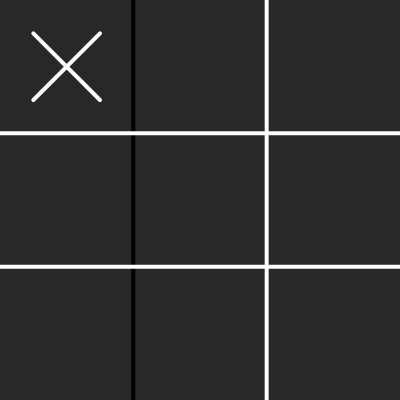
Frame 1 (no input)
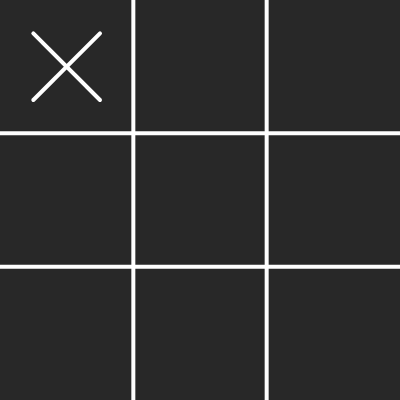
Frame 60 (no input)
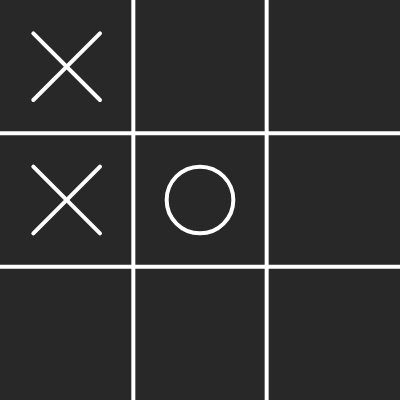
Frame 120 (the mouse pressed at the canvas centre since frame 60)

The p5.js sketch that drew these frames (run headless with seeded random() and noise() and a simulated clock; from frame 60 on, the mouse is pressed at the canvas centre):

// p5.js sketch
// ── sketch.js



  
  let w; 
  let h; 
  
  let ai = 'X';
  let human = 'O';
  let currentPlayer = human;
  let grid = [
    ['', '', ''],
    ['', '', ''],
    ['', '', '']
  ];
  function setup() {
    var cnv=createCanvas(400, 400);
    var x = (windowWidth - width) / 2;
    var y = (windowHeight - height) / 2;
    cnv.position(x, y);
    w = width / 3;
    h = height / 3;
    bestMove();
  }
  
  function equals3(a, b, c) {
    return a == b && b == c && a != '';
  }
  
  function checkWhoWins() {
    let winner = null;
  
    for (let i = 0; i < 3; i++) {
      if (equals3(grid[i][0], grid[i][1], grid[i][2])) {
        winner = grid[i][0];
      }
    }
  
    for (let i = 0; i < 3; i++) {
      if (equals3(grid[0][i], grid[1][i], grid[2][i])) {
        winner = grid[0][i];
      }
    }
  
    if (equals3(grid[0][0], grid[1][1], grid[2][2])) {
      winner = grid[0][0];
    }
    if (equals3(grid[2][0], grid[1][1], grid[0][2])) {
      winner = grid[2][0];
    }
  
    let openSpots = 0;
    for (let i = 0; i < 3; i++) {
      for (let j = 0; j < 3; j++) {
        if (grid[i][j] == '') {
          openSpots++;
        }
      }
    }
  
    if (winner == null && openSpots == 0) {
      return 'tie';
    } else {
      return winner;
    }
  }
  
  function mousePressed() {
    if (currentPlayer == human) {
      let i = floor(mouseX / w);
      let j = floor(mouseY / h);
      if (grid[i][j] == '') {
        grid[i][j] = human;
        currentPlayer = ai;
        bestMove();
      }
    }
  }
  
  function draw() {
    background(40,40,40);
    
    strokeWeight(4);
  
    
    strokeCap(ROUND);
    line(w, 0, w, height);
    stroke(255);
    
    strokeCap(ROUND);
    line(w * 2, 0, w * 2, height);
    stroke(255);
    
    strokeCap(ROUND);
    line(0, h, width, h);
    stroke(255);
    
    strokeCap(ROUND);
    line(0, h * 2, width, h * 2);
    stroke(255);
  
    for (let j = 0; j < 3; j++) {
      for (let i = 0; i < 3; i++) {
        let x = w * i + w / 2;
        let y = h * j + h / 2;
        let spot = grid[i][j];
        textSize(32);
        let r = w / 4;
        if (spot == human) {
          noFill();
          ellipse(x, y, r * 2);
        } else if (spot == ai) {
          line(x - r, y - r, x + r, y + r);
          line(x + r, y - r, x - r, y + r);
        }
      }
    }
  
    let result = checkWhoWins();
    if (result != null) {
      noLoop();
      let resultP = createP('');
      resultP.style('font-size', '32pt');
      resultP.style('color', '#FFFFFF');
      resultP.style('padding-left', '160px');
      resultP.style('padding-top', '100px');
      if (result == 'tie') {
        resultP.html('Tie!');
      } else {
        resultP.html(`${result} wins!`);
      }
    }
}
// ── minimax.js

function bestMove() {
    let bestScore = -Infinity;
    let move;
    for (let i = 0; i < 3; i++) {
      for (let j = 0; j < 3; j++) {
        if (grid[i][j] == '') {
          grid[i][j] = ai;
          let score = minimax(grid, 0, false);
          grid[i][j] = '';
          if (score > bestScore) {
            bestScore = score;
            move = { i, j };
          }
        }
      }
    }
    grid[move.i][move.j] = ai;
    currentPlayer = human;
  }
  
  let scores = {
    X: 10,
    O: -10,
    tie: 0
  };
  
  function minimax(grid, depth, isMaximizing) {
    let result = checkWhoWins();
    if (result !== null) {
      return scores[result];
    }
  
    if (isMaximizing) {
      let bestScore = -Infinity;
      for (let i = 0; i < 3; i++) {
        for (let j = 0; j < 3; j++) {
          if (grid[i][j] == '') {
            grid[i][j] = ai;
            let score = minimax(grid, depth + 1, false);
            grid[i][j] = '';
            bestScore = max(score, bestScore);
          }
        }
      }
      return bestScore;
    } else {
      let bestScore = Infinity;
      for (let i = 0; i < 3; i++) {
        for (let j = 0; j < 3; j++) {
          if (grid[i][j] == '') {
            grid[i][j] = human;
            let score = minimax(grid, depth + 1, true);
            grid[i][j] = '';
            bestScore = min(score, bestScore);
          }
        }
      }
      return bestScore;
    }
  }
// ── style.css
body {
  background-color: rgb(40, 40, 40);
  display: inline;
}
h1 {
  color: white;
  text-align: center;
}
